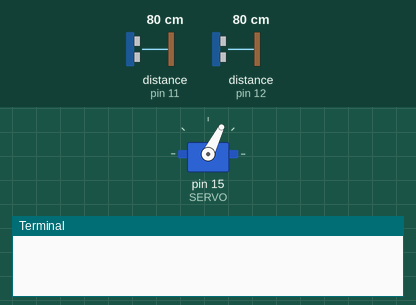
Bench run of a program on a simulated Raspberry Pi (header pin numbers). On the bench: servo, the last lines printed to the terminal. The inputs (shaded band) are chosen by the test bench; at power-on: distance to the obstacle (sensors on pin 11, pin 12) 80 cm. The echo pulse lasts 58.3 µs per cm; servo angles are drawn from the pulse width (0.5 ms = 0°, 2.5 ms = 180°); the clock reads 2024-03-15 10:24:30 at power-on unless the program sets it.

Above: at 1.2 s.
1.3 s: distance to the obstacle (sensor on pin 11) set to 12 cm
6.7 s: distance to the obstacle (sensor on pin 11) set to 9 cm
At 8.3 s:
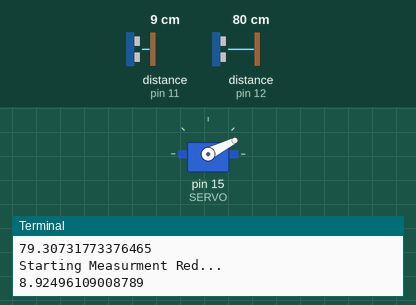
12.1 s: distance to the obstacle (sensor on pin 12) set to 12 cm
17.5 s: distance to the obstacle (sensor on pin 12) set to 9 cm
At 21.0 s:
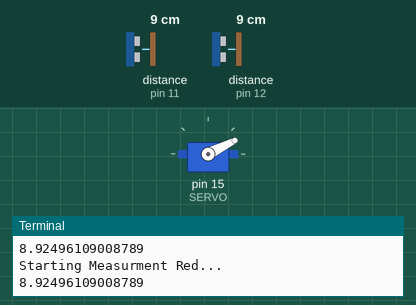
28.3 s: distance to the obstacle (sensor on pin 12) set to 18 cm
At 29.1 s:
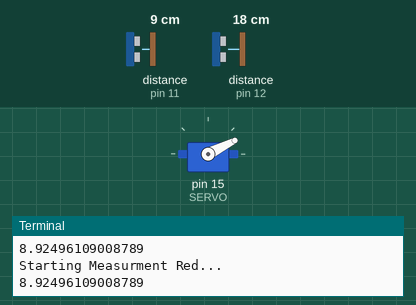
33.7 s: distance to the obstacle (sensor on pin 12) set to 2 cm
At 37.3 s:
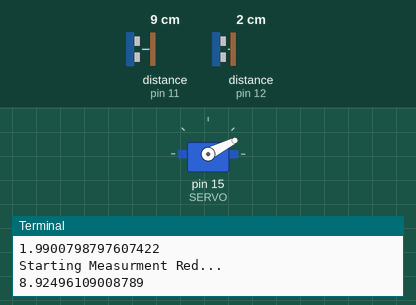
Timing chart, 0 to 45.5 s (numbered marks = the images above; inputs shaded):
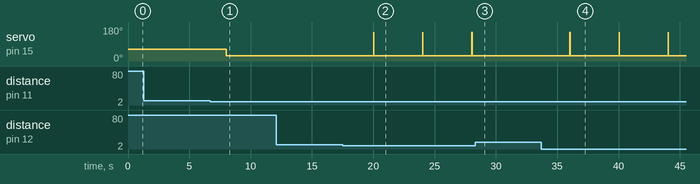

The program:

DistanceServoTest.py
```python
import RPi.GPIO as GPIO
import time

GPIO.setmode(GPIO.BOARD)

TRIG = 7
ECHO = 12

TRIG2 = 13
ECHO2 = 11

SERVO = 15

GPIO.setup(TRIG, GPIO.OUT)
GPIO.output(TRIG,0)
GPIO.setup(TRIG2, GPIO.OUT)
GPIO.output(TRIG2,0)
GPIO.setup(SERVO, GPIO.OUT)

GPIO.setup(ECHO,GPIO.IN)
GPIO.setup(ECHO2,GPIO.IN)

s1 = GPIO.PWM(SERVO,50)
s1.start(6)

while True:
    time.sleep(2)

    print("Starting Measurment White...")

    GPIO.output(TRIG,1)
    time.sleep(0.00001)
    GPIO.output(TRIG,0)

    while GPIO.input(ECHO) == 0:
        pass
    startW = time.time()

    while GPIO.input(ECHO) == 1:
        pass
    stopW = time.time()

    distanceW = (stopW - startW) * 17000
    print(distanceW)

    time.sleep(2)

    if distanceW <=10:
        s1.ChangeDutyCycle(11)

    print("Starting Measurment Red...")

    GPIO.output(TRIG2,1)
    time.sleep(0.00001)
    GPIO.output(TRIG2,0)

    while GPIO.input(ECHO2) == 0:
        pass
    startR = time.time()

    while GPIO.input(ECHO2) == 1:
        pass
    stopR = time.time()

    distanceR = (stopR - startR) * 17000

    print(distanceR)

    if distanceR <= 10:
        s1.ChangeDutyCycle(4)
    elif distanceR >= 100:
        break

GPIO.cleanup()
```

Measured:
- the behaviour switches between 11 and 10 cm on distance to the obstacle (sensor on pin 11) (found by bisection; images 0 and 1)
- the behaviour switches between 11 and 10 cm on distance to the obstacle (sensor on pin 12) (found by bisection; images 1 and 2)
- after the input at 6.7 s, servo on pin 15 (SERVO): 63° → 27° after 1.3 s
- after the input at 17.5 s, servo on pin 15 (SERVO): alternates 153° for 0.02 s and 27° for 4.0 s, starting after 2.5 s
- after the input at 28.3 s, servo on pin 15 (SERVO): stays 27° (without the input it goes to 153° after 3.7 s)
- after the input at 33.7 s, servo on pin 15 (SERVO): alternates 153° for 0.02 s and 27° for 4.0 s, starting after 2.3 s
